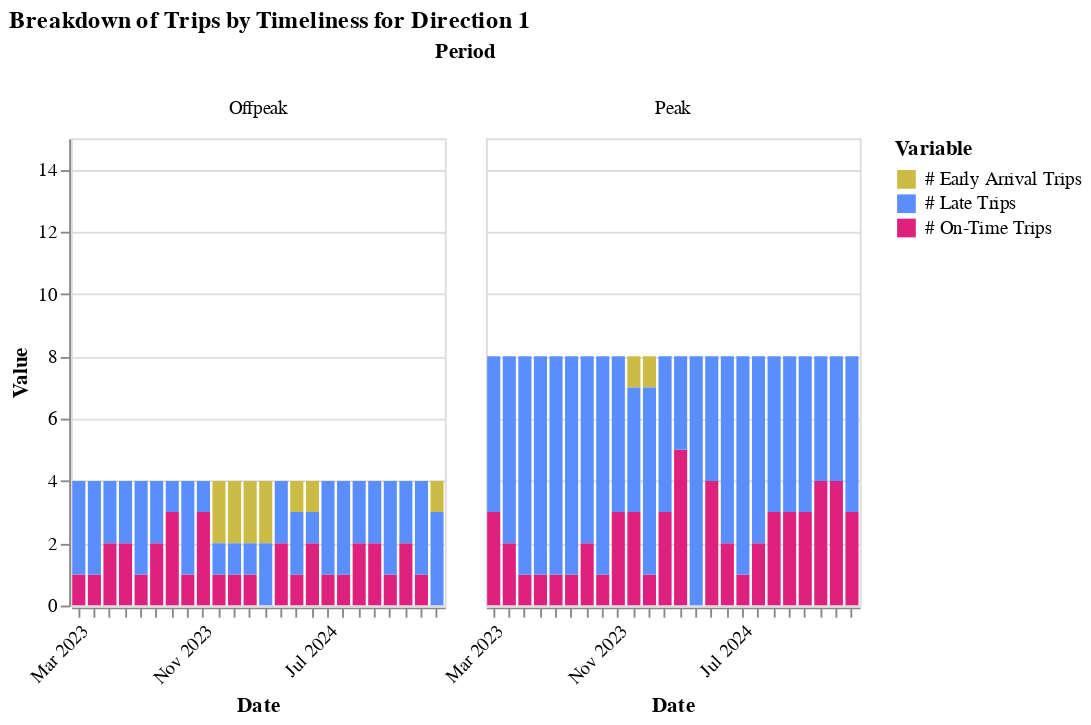

The notebook cell saved with this chart:
### Code cell
(
    (
        section2.base_facet_chart(
            timeliness_df.loc[timeliness_df["dir_0_1"] == 1],
            1,
            "value",
            "variable",
            "Period",
            readable_dict["timeliness_trips_graph"]["title"],
            "",
        )
    )
    .add_params(xcol_param)
    .transform_filter(xcol_param)
)

### Figure 1 — Vega-Lite specification as saved in the notebook (floating-point values rounded to 4 significant figures; data arrays with more than 128 entries replaced by an {"elided": "..."} marker saying what was removed)
{"config": {"view": {"continuousWidth": 300, "continuousHeight": 300}}, "data": {"name": "data-589eb6445df8a56ee0b7b2c16fb1e11b"}, "facet": {"column": {"field": "Period", "type": "nominal"}}, "spec": {"mark": {"type": "bar", "clip": true, "size": 7}, "encoding": {"color": {"field": "variable", "scale": {"range": ["#ccbb44", "#5b8efd", "#dd217d"]}, "title": "Variable", "type": "nominal"}, "tooltip": [{"field": "Period", "type": "nominal"}, {"field": "Route", "type": "nominal"}, {"field": "Date", "type": "temporal"}, {"field": "Direction", "type": "nominal"}, {"field": "value", "type": "quantitative"}, {"field": "variable", "type": "nominal"}], "x": {"axis": {"format": "%b %Y", "labelAngle": -45}, "field": "Date", "timeUnit": "yearmonthdate", "title": ["Date"], "type": "ordinal"}, "y": {"field": "value", "scale": {"domain": [0, 15]}, "title": "Value", "type": "quantitative"}}, "height": 250, "name": "view_2", "width": 200}, "params": [{"name": "param_1", "select": {"type": "point", "fields": ["Route"]}, "bind": {"input": "select", "options": ["HB Harbor Bay", "OA Oakland & Alameda", "OAS Oakland Alameda Water Shuttle", "RCH Richmond", "SEA Alameda Seaplane", "SSF South San Francisco", "VJO Vallejo", "OPL Oyster Point Limited"], "name": "Routes: "}, "value": "HB Harbor Bay", "views": ["view_2"]}], "title": {"text": "Breakdown of Trips by Timeliness for Direction 1", "subtitle": ""}, "transform": [{"filter": {"param": "param_1"}}], "$schema": "https://vega.github.io/schema/vega-lite/v5.20.1.json", "datasets": {"data-589eb6445df8a56ee0b7b2c16fb1e11b": {"elided": "918 records"}}}
